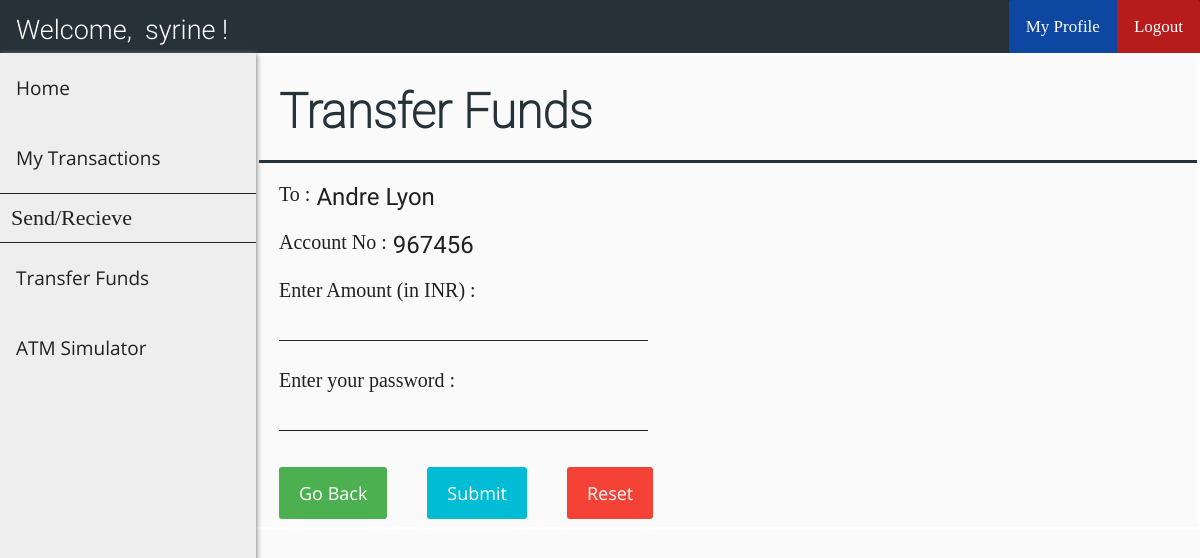
/send_funds.php?cust_id=3 (signed in), run on the app's committed database.
### tables this page shows
CREATE TABLE `customer` (
  `cust_id` int(11) NOT NULL,
  `first_name` varchar(30) DEFAULT NULL,
  `last_name` varchar(30) DEFAULT NULL,
  `gender` varchar(10) DEFAULT NULL,
  `dob` date DEFAULT NULL,
  `card_no` int(11) DEFAULT NULL,
  `email` varchar(30) DEFAULT NULL,
  `phone_no` varchar(20) DEFAULT NULL,
  `address` varchar(255) DEFAULT NULL,
  `branch` varchar(30) DEFAULT NULL,
  `account_no` int(11) DEFAULT NULL,
  `pin` int(4) DEFAULT NULL,
  `uname` varchar(30) DEFAULT NULL,
  `pwd` varchar(30) DEFAULT NULL
);

### send_funds.php (the view, shortened to what this page needs)
<?php
    include "header.php";
    include "customer_navbar.php";
    include "customer_sidebar.php";
    if (isset($_GET['cust_id'])) {
        $id = $_GET['cust_id'];
    }
    $sql0 = "SELECT * FROM customer WHERE cust_id=".$id;
    $result0 = $conn->query($sql0);
    $row0 = $result0->fetch_assoc();
?>
<!DOCTYPE html>
<html>
<head>
    <link rel="stylesheet" href="admin_add_customer_style.css">
</head>
<body>
    <form class="add_customer_form" action="send_funds_action.php?cust_id=<?php echo $id ?>" method="post">
        <div class="flex-container-form_header">
            <h1 id="form_header">Transfer Funds</h1>
        </div>
        <div class="flex-container">
            <div class=container>
                <label>
                    To : <label id="info_label">
                        <?php echo $row0["first_name"]." ".$row0["last_name"] ?>
                    </label>
                </label>
            </div>
        </div>
        <div class="flex-container">
            <div class=container>
                <label>Account No : <label id="info_label"><?php echo $row0["account_no"] ?></label></label>
            </div>
        </div>
        <div class="flex-container">
            <div class=container>
                <label>Enter Amount (in INR) :</label><br>
                <input name="amt" size="24" type="text" required />
            </div>
        </div>
        <div class="flex-container">
            <div  class=container>
                <label>Enter your password :</b></label><br>
                <input name="password" size="24" type="password" required />
            </div>
        </div>
        <div class="flex-container">
            <div class="container">
                <a href="beneficiary.php" class="button">Go Back</a>
            </div>
            <div class="container">
                <button type="submit">Submit</button>
            </div>
            <div class="container">
                <button type="reset" class="reset" onclick="return confirmReset();">Reset</button>
            </div>
        </div>
    </form>
</body>
</html>

### customer_navbar.php (shortened to what this page needs)
<?php
    include "connect.php";
    if (isset($_SESSION['loggedIn_cust_id'])) {
        $sql0 = "SELECT * FROM customer WHERE cust_id=".$_SESSION['loggedIn_cust_id'];
        $result = $conn->query($sql0);
        $row = $result->fetch_assoc();
    }
?>
<!DOCTYPE html>
<html>
<head>
    <link rel="stylesheet" href="user_navbar_style.css">
    <link href="fonts/font-awesome.css" rel="stylesheet">
</head>
<body>
    <div class="nav-wrapper">
        <div class="topnav" id="theTopNav">
            <a id="user">Welcome, &nbsp<?php echo $row["first_name"]; ?> !</a>
            <a id="logout" href="logout_action.php" onclick="return confirm('Are you sure?')">Logout</a>
            <a id="profile" href="customer_profile.php">My Profile</a>
        </div>
    </div>
</body>
</html>

### header_style.css (style rules this page uses)
body { margin: 0; padding: 0; background-color: #FAFAFA; }
h1 { font-family: OpenSans-Light; color: white; font-size: 3rem; line-height: 3rem; margin-top: calc((1.5rem - 2rem) + 2.5rem); margin-bottom: 1.5rem; }

### user_navbar_style.css (style rules this page uses)
.nav-wrapper { height: 53px; background: #333; }
.nav-wrapper .topnav { background-color: #263238; overflow: hidden; height: 53px; }
.topnav a[id="user"] { float: left; display: block; color: white; text-align: center; padding: 14px 16px; text-decoration: none; font-size: 27px; font-family: Roboto-Light; }
.topnav a[id="profile"] { float: right; display: block; color: white; text-align: center; padding: 17px 17px; text-decoration: none; font-size: 17px; font-family: OpenSans-Bold; background-color: #0D47A1; border-top-left-radius: 3px; }
.topnav a[id="logout"] { float: right; display: block; color: white; text-align: center; padding: 17px 17px; text-decoration: none; font-size: 17px; font-family: OpenSans-Bold; background-color: #b71c1c; border-top-right-radius: 3px; }

### admin_add_customer_style.css (style rules this page uses)
.flex-container { display: -webkit-flex; display: flex; margin-left: 256px; width: auto; height: auto; -webkit-flex-wrap: wrap; flex-wrap: wrap; background-color: #FAFAFA; }
.flex-container-form_header { display: -webkit-flex; display: flex; margin-left: 256px; width: auto; height: auto; background-color: #FAFAFA; border-bottom: 3px solid #263238; }
h1[id="form_header"] { margin-left: 20px; font-family: Roboto-Thin; color: #263238; }
form { border: 3px solid white; width: inherit; margin-left: 0px; }
label { display: block; float: left; color: #212121; font-family: OpenSans-Bold; font-size: 20px; }
label[id="info_label"] { display: block; float: right; margin-left: 6px; font-family: Roboto-Regular; color: #212121; font-size: 24px; }
input[type=text], input[type=password] { font-family: Roboto-Regular; color: #212121; font-size: 24px; width: auto; margin: 8px 0; padding: 1px 1px; border: 0; border-bottom: 1px solid #212121; box-sizing: border-box; background-color: transparent; }
.container { margin-top: 20px; margin-left: 20px; margin-right: 20px; float: left; display: inline-block; }
button { font-family: OpenSans-Regular; font-size: 18px; background-color: #00BCD4; color: white; padding: 14px 20px; margin: 8px 0; border: none; cursor: pointer; width: 100%; border-radius: 3px; }
.button { background-color: #4CAF50; border: none; color: white; font-family: OpenSans-Regular; font-size: 18px; padding: 14px 20px; margin: 8px 0; text-align: center; text-decoration: none; display: inline-block; border-radius: 3px; cursor: pointer; }
.reset { width: auto; background-color: #f44336; }

### data on the page
customer: first_name "syrine"
customer: first_name "Andre", last_name "Lyon", account_no "967456"
